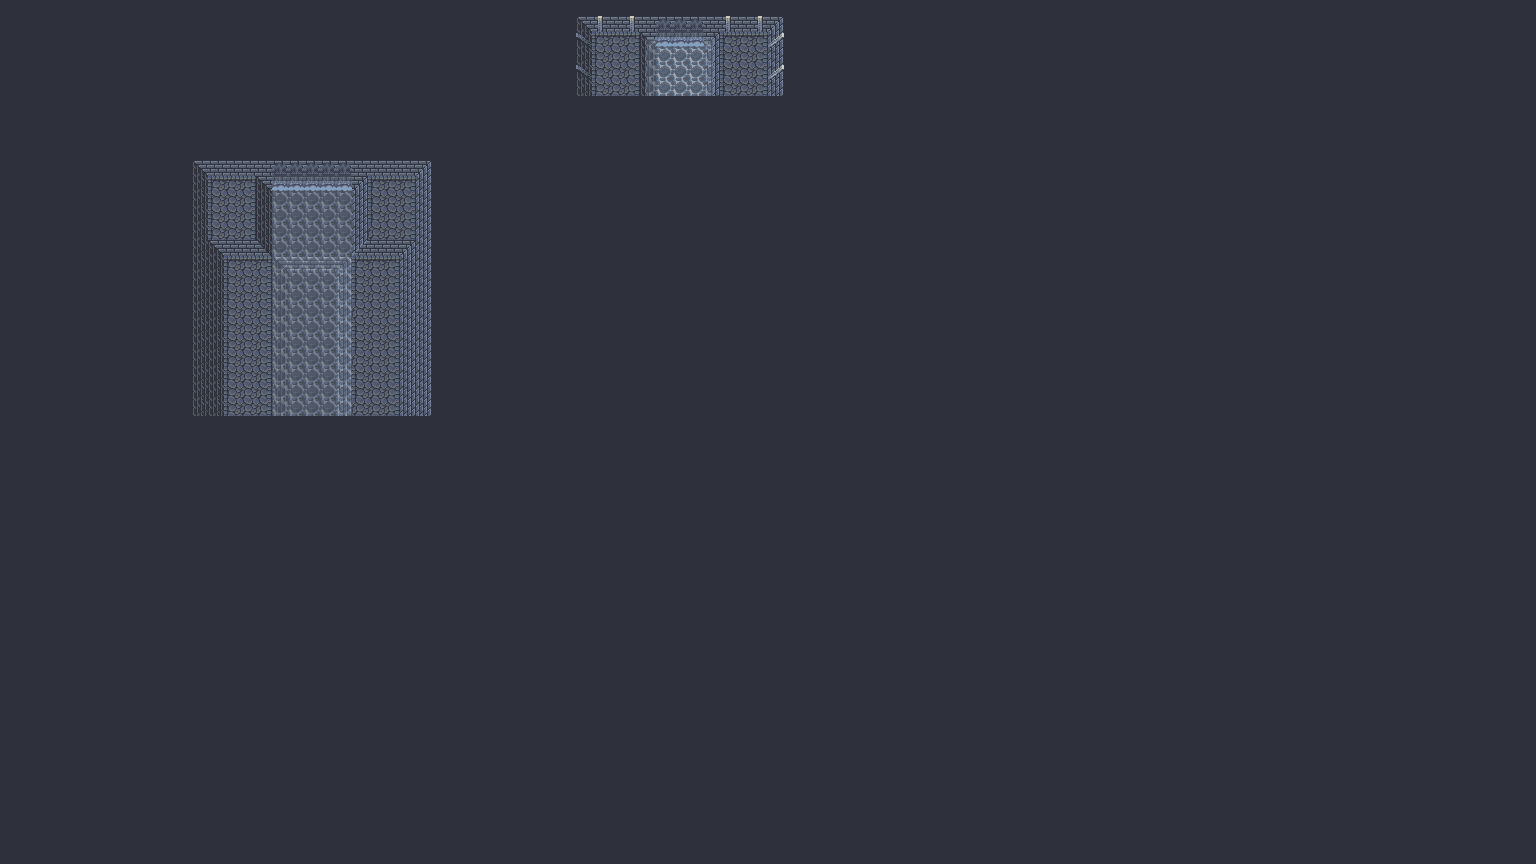

The image is a tile-based game level rendered from a .tmx file. Its description and source (layers, tilesets, objects; grid data summarised) follow:
An orthogonal 96x54 tile map with 16x16 px tiles, 10 tile layers (background, ground, underwater_deco, water, ...), 1 hidden layer not drawn, 4 tilesets and 1 object (warp).

<map version="1.2" tiledversion="1.2.5" orientation="orthogonal" renderorder="left-up" width="96" height="54" tilewidth="16" tileheight="16" infinite="0" backgroundcolor="#2e303c" nextlayerid="23" nextobjectid="2">
 <tileset firstgid="1" source="data/AnimatedObjects.tsx" />
 <tileset firstgid="1569" source="data/GroundTiles.tsx" />
 <tileset firstgid="7897" source="data/Walls.tsx" />
 <tileset firstgid="8681" source="data/Decoration.tsx" />
 <layer id="1" name="background" width="96" height="54">
  <data>[5184 cells, 0 non-empty, 0 distinct tile ids]</data>
 </layer>
 <layer id="2" name="ground" width="96" height="54" opacity="0.55">
  <data>[5184 cells, 192 non-empty, 7 distinct tile ids]</data>
 </layer>
 <layer id="20" name="underwater_deco" width="96" height="54">
  <data>[5184 cells, 0 non-empty, 0 distinct tile ids]</data>
 </layer>
 <layer id="14" name="water" width="96" height="54" opacity="0.48">
  <data>[5184 cells, 76 non-empty, 6 distinct tile ids]</data>
 </layer>
 <layer id="16" name="walls" width="96" height="54">
  <data>[5184 cells, 141 non-empty, 13 distinct tile ids]</data>
 </layer>
 <layer id="22" name="Copy of water" width="96" height="54" opacity="0.48">
  <data>[5184 cells, 70 non-empty, 6 distinct tile ids]</data>
 </layer>
 <layer id="9" name="decoration" width="96" height="54">
  <data>[5184 cells, 0 non-empty, 0 distinct tile ids]</data>
 </layer>
 <layer id="19" name="waterfall" width="96" height="54" opacity="0.5">
  <data>[5184 cells, 16 non-empty, 1 distinct tile ids]</data>
 </layer>
 <layer id="18" name="Tile Layer 8" width="96" height="54">
  <data>[5184 cells, 16 non-empty, 2 distinct tile ids]</data>
 </layer>
 <layer id="10" name="overhead" width="96" height="54">
  <data>[5184 cells, 0 non-empty, 0 distinct tile ids]</data>
 </layer>
 <layer id="11" name="collision" width="96" height="54" visible="0">
  <data>[5184 cells, 222 non-empty, 1 distinct tile ids]</data>
 </layer>
 <objectgroup id="12" name="skill" visible="0" />
 <objectgroup id="13" name="warp">
  <object id="1" name="main_city" type="warp" x="0" y="848" width="16" height="16">
   <properties>
    <property name="direction" value="WEST" />
    <property name="x" type="int" value="2" />
    <property name="y" type="int" value="11" />
   </properties>
  </object>
 </objectgroup>
</map>
